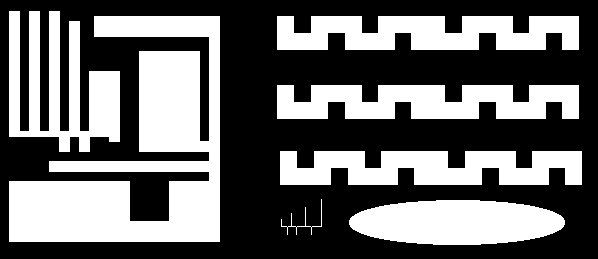
#> input picture src/lab13/ccl1.png, 598 x 259 px; the run also reads 1 picture not shown here
$ jupyter execute 13_ccl.ipynb
#> lines starting #> are read from the running program, lines starting #| are printed output that depends on the picture; after the words box and inside, x2 and y2 are one past the last pixel; in counts of white or black regions, pixels touching at a corner belong together
# Indeksacja. Prosta klasyfikacja obiektów.

## Cel ćwiczenia
- zapoznanie z dwuprzebiegowym algorytmem indeksacji (ang. *connected component labelling*):
- zapoznanie z prostą klasyfikacją obiektów z wykorzystaniem współczynników kształtu,
- zadanie domowe: zmodyfikowana indeksacja dwuprzebiegowa i indeksacja jednoprzebiegowa.

## Indeksacja

Większość dotychczas poznanych i wykorzystywanych algorytmów przetwarzania obrazu wykonywała operacje na całym obrazie (lub co najwyżej dokonywany był podział obiekt/obiekty - tło. Np. różne metody segmentacji).
Patrząc na poniższny rysunek człowiek widzi dwa kwadraty.

Dla automatycznego systemu analizy i rozpoznawania obrazów przejście od etapu obiekty/tło do wyróżnienia dwóch kwadratów nie jest takie oczywiste i wymaga zastosowania jakieś formy indeksacji - czyli przypisania każdemu z pikseli uznanych za należące do obiektów (tu białych) jakieś etykiety (w naszym przypadku będą to dwie etykiety, ew. dodatkowa oznaczająca tło).

W tej części ćwiczenia zaprezentowany zostanie tzw. dwuprzebiegowy algorytm indeksacji (ang. *two-pass connected component labelling*).
Jego nazwa związana jest z koniecznością wykonania dwukrotnego odwiedzenia każdego z pikseli obrazu (dwie pętle/iteracje po obrazie).
Istnieją również tzw. jednoprzebiegowe algorytmy indeksacji.

## Opis algorytmu

- Na wejściu mamy obraz po binaryzacji - zakładamy, że piksele białe ('1', '255') należą do obiektów, tło jest czarne.

- W pierwszej iteracji obraz analizujemy linia po linii, od lewej do prawej, aż do napotkania pierwszego piksela o wartości różnej od '0'.
  W tej sytuacji dokonujemy analizy otoczenia piksela:


  gdzie: **X**  rozważany piksel, **A,B,C,D** - sąsiedzi z otoczenia.
  Uwaga. W przykładzie pokazano tzw. sąsiedztwo 8-elementowe.
  Niekiedy stosuje się również wersję 4-elementową (praktycznie bardzo rzadko).
  Wtedy analizie podlegałyby by tylko piksele **B** i **D**.

- Możliwe są następujące przypadki dla otoczenia __A,B,C,D__:
    - (a) wszystkie należą do tła __A,B,C,D == 0__.
      Wtedy znaleziony piksel __X__ należy do nowego obiektu - nadajemy mu zatem etykietę __X = L+1__ - przez __L__ rozumiemy poprzednią etykietę.
	  Uwaga. Przed uruchomieniem algorytmu __L__ należy zainicjować wartością  '1'
    - (b) jeden lub więcej pikseli ma przypisaną aktualną etykietę **L**.
	  Wtedy rozważanemu pikselowi przypisujemy etykietę **X = L**.
    - (c) w otoczeniu występują piksele o różnych etykietach np. *L1* i *L2*.
	  Wtedy przyjmuje się zasadę, że rozważanemu pikselowi *X* przypisuje się mniejszą z wartości *L1* i *L2* (*X = min(L1,L2)*).

## Implementacja:

- Wczytaj obraz *ccl1.png*, wyświetl go.
  Po krótkiej analizie można zauważyć, że występuje na nim 7 odrębnych obiektów.
      Ich ``wykrycie'' będzie naszym celem.

[cell 1]
import os
import cv2
import matplotlib.pyplot as plt
import numpy as np
import requests

URL = "https://raw.githubusercontent.com/vision-agh/poc_sw/master/13_CCL/"

CCL_FILENAME = "ccl1.png"
SHAPES_FILENAME = "shapes.png"
SHAPES_REAL_FILENAME = "shapesReal.png"

for filename in [CCL_FILENAME, SHAPES_FILENAME, SHAPES_REAL_FILENAME]:
    if not os.path.exists(filename):
        r = requests.get(URL + filename, allow_redirects=True)
        open(filename, "wb").write(r.content)


def show_grayscale_image(ax, image, title=None, matshow=False, cmap="gray"):
    interpolation = "none" if matshow else "antialiased"
    ax.axis("off")

    ax.imshow(image, cmap, interpolation=interpolation)

    if ax == plt:
        plt.title(title)
    else:
        ax.set_title(title)


ccl_image = cv2.imread(CCL_FILENAME, flags=cv2.IMREAD_GRAYSCALE)
#> ccl_image: shape (259, 598); 41.1% white; 7 white regions, largest, box (x1, y1, x2, y2) and area: (9, 16, 220, 242) 23561, (9, 11, 120, 152) 8081, (277, 16, 579, 50) 8024

_, ax = plt.subplots(figsize=(11, 6))
show_grayscale_image(ax, ccl_image, matshow=True)

- Na podstawie opisu algorytmu podanego wcześniej zaimplementuj tzw. pierwszą fazę indeksacji (ang. _first pass_):
    - uwaga ogólna - algorytm jest dość prosty i łatwy w implementacji,
    - obliczenia powinny odbywać się w pętlach `for` - iteracja po całym obrazku.
      Warto pominąć pierwszy wiersz i pierwszą oraz ostatnią kolumnę, aby  wyeliminować problem z brakiem kontekstu (można np. założyć, że pikseli brzegowych nie ma, bo wcześniej wykonane zostało morfologiczne czyszczenie brzegu).
    - dla przypomnienia iteracja po macierzy w Python - pętla zewnętrzna - wiersze, pętla wewnętrzna - kolumny – tj. pierwsza współrzędna to wiersz, a druga kolumna,
    - rozmiar obrazka można odczytać np. poleceniem: `yy, xx = img.shape`
      Przy takim przypisaniu `yy` oznacza liczbę wierszy (wysokość obrazka), a `xx` liczbę kolumn (szerokość obrazka),
    - działania podejmujemy tylko w przypadku, gdy aktualnie analizowany piksel ma wartość różną od zera (gdy należy do obiektu),
    - najtrudniejszym elementem jest analiza otoczenia piksela i stwierdzenie, z którym z przypadków (a), (b) czy (c) mamy do czynienia.
      Problem można rozwiązać jakkolwiek (tylko dobrze), poniżej prezentowana jest jedna z możliwości.
    - na początku tworzymy listę pikseli, które stanowią otoczenie piksela X (A, B, C, D) np: ` neighbours = [img[j - 1, i - 1], ... `
    - następnie sprawdzamy czy nie występuje przypadek (a) - czyli czy suma sąsiadów nie wynosi 0 -  ` neigh_sum = np.sum(neighbours)`, jeżeli tak to `X = L` oraz `L=L+1`.
      Uwaga proszę nie zapomnieć zainicjalizować etykiety `L` wartością 1.
    - jeżeli `neigh_sum > 0`, mamy do czynienia z przypadkiem (b) lub (c).
      Eliminujemy zerowe elementy z listy `sasiedzi` (`neighbours = filter(lambda x: x != 0, neighbours)`), a następnie znajdujemy minimum i maksimum nowej listy `neighbours` (funkcje `min` i `max` z _numpy_).
    - z przypadkiem (b) będziemy mieli do czynienia, gdy *minimum = maksimum*.
      Wtedy jako etykietę przypisujemy `X = minimum = maksimum`.
      Gdy *minimum != maksimum* mamy przypadek (c).
      Wtedy etykieta `X = minimum` - taką przyjmujemy konwencję,
    - uwaga 1 - algorytm operuje (czyta punkty z otoczenia i zapisuje kolejne indeksy L) na tym samym obrazie wejściowym,
    \item uwaga 2 - przed implementacją metody obsługi konfliktów przypadki (b) i (c) działają tak samo, ale dla potrzeb dalszych kroków należy je rozróżnić,

[cell 2]
def connected_component_labelling(image):
    height, width = image.shape
    result = np.zeros(shape=image.shape, dtype=np.uint8)

    current_label = 1
    for y in range(1, height):
        for x in range(1, width - 1):
            if image[y, x] == 0:
                continue

            delta_indexes = [
                (dy, dx)
                for dy in [-1, 0]
                for dx in [-1, 0, 1]
                if dy < 0 or dy == 0 and dx < 0
            ]
            indexes = [(y + dy, x + dx) for (dy, dx) in delta_indexes]

            neighbour_labels = [
                result[y2, x2] for (y2, x2) in indexes if result[y2, x2] > 0
            ]

            # New label
            if len(neighbour_labels) == 0:
                result[y, x] = current_label
                current_label += 1

            # Existing label
            else:
                result[y, x] = np.min(neighbour_labels)
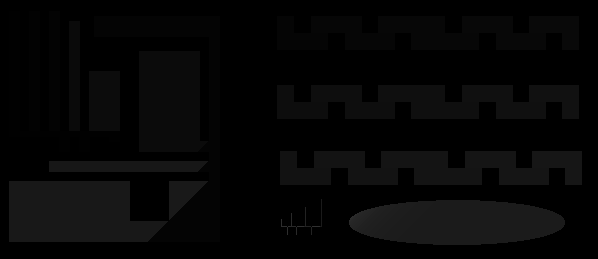
#> result: shape (259, 598); min 0, max 48, mean 6.1

    return result

- Wykonaj indeksację obrazu za pomocą zaimplementowanego algorytmu.
  Jeżeli wszystko zostało poprawnie napisane, to wynik powinien wyglądać mniej więcej tak jak na poniższym rysunku. Takie porównanie stanowić będzie pierwszy test poprawności implementacji algorytmu.


[cell 3]
result_image = connected_component_labelling(ccl_image)

print("Number of labels:", result_image.max())
#| Number of labels: 48

_, ax = plt.subplots(figsize=(12, 6))
show_grayscale_image(ax, result_image, matshow=True, cmap="gnuplot")

## Dyskusja:

- W wyniku indeksacji uzyskujemy obraz, na którym wyróżnionych jest wiele obiektów (dokładnie 48) - a faktycznie jest tylko 7. Zastanówmy się z czego to wynika.

- Zacznijmy od prostego przypadku przedstawionego na poniższym rysunku:


  Obraz analizowany jest linia po linii.
  Zatem pierwszą etykietę dostanie słupek po prawej.
  Późnej ten po lewej.
  Postępując zgodnie z podanym algorytmem, w pewnym momencie (piksel wyróżniony na obrazku) dojdzie do sytuacji, w której w otoczeniu danego piksela znajdą się dwie różne etykiety (tu: '1' i '2').
  Wtedy zgodnie z przyjętą metodologią przypisujemy niższą, tj. '1'.
  Problem jaki powstaje, to brak zapamiętania informacji o tym, że wystąpił taki konflikt tj. że powinno nastąpić połączenie etykiet '1' i '2'.
  Z tego powodu wynik działania algorytmu nie jest poprawny.

-  Przeanalizujmy jeszcze jeden, bardziej złożony przykład z rysunku poniżej:


   Słupek po prawej dostaje indeks '1', a po lewej '2'.
   W czwartej linii występuje piksel, który ma w swoim sąsiedztwie (A,B,C,D) same piksele czarne.
   Dlatego dostaje etykietę '3'.
   Jednak w następnym kroku okazuje się, że następuje konflikt '3' z '1' (połączenie).
   W kolejnym wierszu występuje konflikt '2' i '3'.
   Warto zwrócić uwagę, że w tym przypadku trzeba uniknąć sytuacji ''utraty'' informacji o połączeniu '1' z '2' przez '3'.

- W literaturze zaproponowano wiele sposobów reprezentacji i rozwiązywania przedstawionych konfliktów:
    - 2-krotki,
    - n-krotki,
    - tablica dwuwymiarowa,
    - grafy + przeszukiwanie grafu wgłąb.
 W obecnym ćwiczeniu zastosujemy ostatnie podejście, które jest najprostsze do realizacji.

- Opisane konflikty możemy przechowywać w strukturze zbiorów rozłącznych (ang. _union find_).
  Jest to zagadnienie znane z przedmiotu ''Algorytmy i struktury danych''.
  Poniżej zostanie zaprezentowane krótkie przypomnienie.

- Mamy $N$ obiektów. W naszym przypadku to jest $N$ etykiet.
  Chcemy przechowywać informację o sytuacji, w której następuje łączenie etykiet tj. interesują nas zbiory obiektów połączonych.
  Przykład trzech zbiorów zamieszczono na rysunku:


- W ramach rozważanej struktury implementuje się dwie operacje:
    - *find* (znajdź) - sprawdzenie czy dwa obiekty należą do tego samego zbioru połączonego,
	- *union* (połącz) - wprowadź połączenie pomiędzy dwoma obiektami.

- Z punktu widzenia naszych potrzeb ważna jest funkcja _union_. Przykład dodania połączenia pomiędzy obiektami '2' a'3' pokazano na rysunku:


- Strukturę oraz obie operacje można zaimplementować na kilka sposobów.
  Zainteresowanych odsyłam do literatury przedmiotu.
  My zastosujemy podejście _quick-union_.
  Nie jest ono specjalnie wydajnie, ale bardzo proste do implementacji.

- Nasz graf, w którym wierzchołki oznaczają etykiety, a krawędzie połączenia między etykietami, zapiszemy w tablicy jednowymiarowej `id[]` o rozmiarze $N$ (maksymalna liczba etykiet).
  Interpretacja pola w tablicy: `id[i]` jest rodzicem `i`.
  Korzeń elementu `i` jest dany jako: `id[id[id[...id[i]...]]]`.

- Przeanalizujmy jak to działa na prostym przykładzie.
  Mamy dany poetykietowany obraz:


  Występuje na nim pięć konfliktów oznaczonych A, B, C, D i E  (uwaga w trakcie działania algorytmu pojawią się właśnie w takiej kolejności).

- Sytuację wyjściową opisuje poniższy rysunek:


   Tablica `id` wypełniona jest kolejnymi indeksami.

- W algorytmie _quick-union_, aby połączyć elementy $p$ i $q$ należy ustawić $id$ korzenia $q$ pod adres korzenia elementu $p$.
Uwaga. Zakładamy, że $p$ < $q$.
Można to zapisać jako: `id[root(p)] = root(q)`.
Nasze pierwsze połączenie (A) to 4 z 2.
Po tej operacji sytuacja będzie wyglądać następująco:


W tym przypadku korzenieniem obu elementów są same elementy, zatem operacja jest dość prosta.

- Kolejny krok tj. połączenie  2 z 1 -  sytuacja B:


Element 1 jest korzeniem.
Element 2 już nie, ponieważ `id[2]==4`.
Sprawdzamy zatem `id[4]`.
Okazuje się, że `id[4] == 4` tj. jest to korzeń.
Zatem korzeniem dla elementu 2 jest 4.
Dokonujemy stosownej modyfikacji w tablicy `id[1] = 4`.

-  Kolejne połączenie to 6 z 3 (C):


- Kolejne połączenie to 5 z 1.


Szukamy korzenia elementu 1.
Znajdujemy, że to jest 4.
Zatem łączymy 5 i 4.

- Ostatnie połączenie to 6 z 5.


-  Ostatni krok to wykorzystanie informacji zawartej w tablicy `id` do wyznaczenia przekodowania LUT (ang. _look-up table_), które pozwoli nam nadać poprawne etykiety wszystkim pikselom.
      Zasadniczo sprowadza się on do obliczenia dla każdej możliwej etykiety jej korzenia.
      W naszym przypadku zawsze otrzymamy 6, gdyż wszystkie piksele są ze sobą połączone i stanowią jeden obiekt.

## Implementacja:

- Implementacja jest dużo prostsza i krótsza od powyższego opisu.
  Istotne jest tylko dobre zrozumienie algorytmu _union-find_.

- Potrzebne będą nam dwie funkcje pomocnicze:

    - `root` - obliczanie korzenia zgodnie z podanym opisem (odpowiednia pętla `while`). Funkcja pobiera indeks elementu oraz tablicę, a zwraca indeks korzenia.
    - `union` - realizacja operacji unii. Argumenty to indeksy `p` i `q` oraz tablica, a wyniki to zmodyfikowana tablica.

- Na początku, przed pierwszym przebiegiem algorytmu indeksacji, tworzymy tablicę `id` i inicjujemy ją wartościami od 1 do $N$.
  Dla rozważanego przykładu wystarczy $N = 100$.

- Następnie, w przypadku wystąpienia konfliktu (przypadek ()c)), tworzymy unię pomiędzy etykietą mniejszą i większą.

- Po pierwszym przebiegu tworzymy, w opisany powyżej sposób, przekodowanie LUT (pętla po `id` i funkcja `root`). Powstaje nam tablica `lut`.

- Implementujemy drugi przebieg po obrazie.
  Jest on bardzo prosty.
  Dla każdego piksela, który nie jest tłem (o etykiecie większej od 0) realizujemy przekodowanie LUT (`lut_table[img[j, i] - 1]`).
  Otrzymany w ten sposób obraz wyświetlamy.
  Powinniśmy uzyskać poprawne etykietowanie.

[cell 4]
from collections import deque


class UnionFind:
    def __init__(self) -> None:
        # Graph - each label has a list of connected labels
        self.__graph = {}
        self.__roots = None

    def add_label(self) -> int:
        new_label = len(self.__graph) + 1
        self.__graph[new_label] = []

        return new_label

    def make_union(self, p: int, q: int) -> None:
        self.__graph[p].append(q)
        self.__graph[q].append(p)

    def get_root(self, p: int) -> int:
        assert self.__roots is not None, "Execute `.calculate()` before accessing roots"

        return self.__roots[p]

    def calculate(self) -> None:
        roots = {label: None for label in self.__graph.keys()}

        current_root_label = 1
        for label in self.__graph.keys():
            if roots[label] is not None:
                continue

            neighbours = self.__bfs(label)
            for neighbour in neighbours:
                roots[neighbour] = current_root_label
            current_root_label += 1

        self.__roots = roots

    def __bfs(self, starting_label: int) -> list[int]:
        queue = deque()
        queue.append(starting_label)

        visited = {label: False for label in self.__graph.keys()}
        result = []

        while len(queue) > 0:
            label = queue.popleft()
            if visited[label]:
                continue

            visited[label] = True
            result.append(label)
            for neighbour in self.__graph[label]:
                if not visited[neighbour]:
                    queue.append(neighbour)

        return result


def fixed_ccl(image):
    height, width = image.shape
    result_img = np.zeros(shape=image.shape, dtype=np.uint8)
    union_find = UnionFind()

    for y in range(1, height):
        for x in range(1, width - 1):
            if image[y, x] == 0:
                continue

            delta_indexes = [
                (dy, dx)
                for dy in [-1, 0]
                for dx in [-1, 0, 1]
                if dy < 0 or dy == 0 and dx < 0
            ]
            indexes = [(y + dy, x + dx) for (dy, dx) in delta_indexes]

            neighbour_labels = [
                result_img[y2, x2] for (y2, x2) in indexes if result_img[y2, x2] > 0
            ]

            # New label
            if len(neighbour_labels) == 0:
                new_label = union_find.add_label()
                result_img[y, x] = new_label

            # One neighbour
            elif min(neighbour_labels) == max(neighbour_labels):
                result_img[y, x] = neighbour_labels[0]

            # Two neighbours
            else:
                label1, label2 = min(neighbour_labels), max(neighbour_labels)
                union_find.make_union(label1, label2)

                result_img[y, x] = label1

    union_find.calculate()

    for y in range(height):
        for x in range(width):
            if result_img[y, x] == 0:
                continue

            result_img[y, x] = union_find.get_root(result_img[y, x])
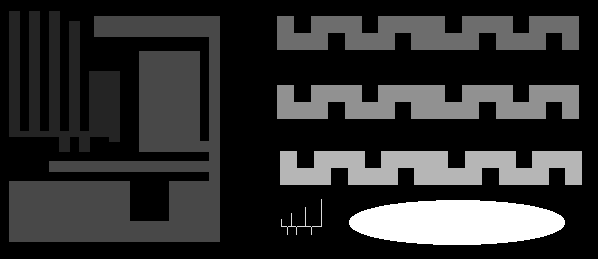
#> result_img: shape (259, 598); min 0, max 7, mean 1.33; drawn with min black and max white

    return result_img

[cell 5]
result_image = fixed_ccl(ccl_image)

print("Number of labels:", result_image.max())
#| Number of labels: 7

_, ax = plt.subplots(figsize=(12, 6))
show_grayscale_image(ax, result_image, matshow=True, cmap="gnuplot")

## Indeksacja wbudowana w OpenCV

W OpenCV dostępna jest funkcja `connectedComponents`, która pozwala wykonać indeksację.
Proszę sprawdzić jej działanie na używanym wcześniej obrazie.

[cell 6]
_, result_image = cv2.connectedComponents(ccl_image)
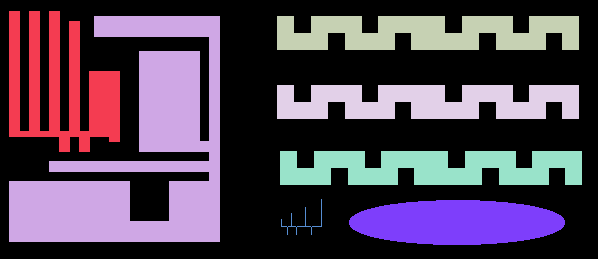
#> result_image: shape (259, 598) int32; 8 distinct labels, from 0 to 7; one colour per label, 0 black

print("Number of labels:", result_image.max())
#| Number of labels: 7

_, ax = plt.subplots(figsize=(12, 6))
show_grayscale_image(ax, result_image, matshow=True, cmap="gnuplot")

## Rozpoznawanie obiektów z wykorzystaniem współczynników kształtu

Współczynniki kształtu są pewnymi parametrami liczbowymi opisującymi kształt obiektu.
Pozwala to na użycie ich do automatycznego rozpoznawania obiektów.
Teoretycznie współczynniki kształtu (dobre) powinny być niezależne od zmiany położenia obiektu, jego orientacji i wielkości.
W praktyce okazuje się jednak, że wartości współczynników zmieniają się w pewnym zakresie nawet dla obiektów należących do tych samych klas (te same kształty - przykład obracany kwadrat).
Wynika z tego konieczność uwzględnienia pewnej tolerancji wartości współczynników kształtu wykorzystywanych w praktycznych zastosowaniach analizy i rozpoznawania obrazu.

# Implementacja dla obrazu sztucznego

- Wczytaj obraz _shapes.png_.
  Wyświetl go.
  Pierwszym etapem zadania będzie wybranie współczynników kształtu i przedziałów ich wartości - takich, które pozwolą na wykrycie konkretnych kształtów.
  Do wyboru jest kwadrat lub krzyżyk (koło jest zbyt łatwe).

[cell 7]
shapes_image = cv2.imread(SHAPES_FILENAME, flags=cv2.IMREAD_GRAYSCALE)
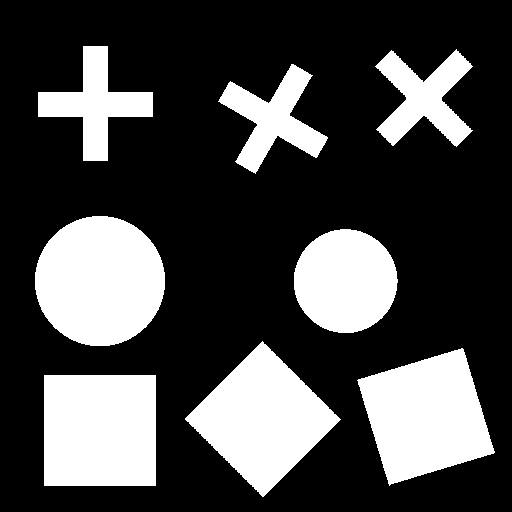
#> input picture src/lab13/shapes.png, 512 x 512 px
#> shapes_image: shape (512, 512); 28% white; 8 white regions, largest, box (x1, y1, x2, y2) and area: (35, 216, 165, 346) 13293, (44, 375, 156, 486) 12432, (185, 341, 341, 497) 12212

_, ax = plt.subplots(figsize=(12, 6))
show_grayscale_image(ax, shapes_image, matshow=False)

- Obok ''klasycznych'' współczynników kształtu tj. Blair-Bliss, Malinowskiej, Haralick, występują współczynniki będące pochodnymi momentów geometrycznych tzn. momenty Hu [https://en.wikipedia.org/wiki/Image_moment]. Wykorzystamy je w naszym ćwiczeniu.

- Pierwszy krok to indeksacja obrazu - poznana funkcja `connectedComponents`.
- Następnie w pętli, dla kolejnych obiektów wyznaczamy współczynniki Hu.
    - po pierwsze należy ''wybrać'' z obrazu dany obiekt np. `I = (ccl == s)*1` oraz `I = I.astype('uint8')`
    - po drugie obliczyć momenty geometryczne - `cv2.moments(I)`
    - po trzecie, na podstawie momentów, obliczyć momentu Hu `cv2.HuMoments(moments)`
- Mając wyznaczone współczynniki musimy jest przeanalizować. W tym celu dobrze ja jakoś wyświetlić w postaci macierzy - proszę to rozwiązać samodzielnie.

- Na podstawie analizy należy wybrać próg (jeden lub więcej) i zrealizować stosowną filtrację tj. usunąć ''niechciane'' kształty.

[cell 8]
def indexed_image_into_object_images(number_of_labels: int, indexed_image) -> list:
    result = []
    for i in range(1, number_of_labels):
        object_image = (indexed_image == i).astype(np.uint8)

        object_moments = cv2.moments(object_image)
        hu_moments = cv2.HuMoments(object_moments)

        result.append((hu_moments, object_image))

    return result


def detect_objects(image) -> list[tuple]:
    number_of_labels, indexed_image = cv2.connectedComponents(image)
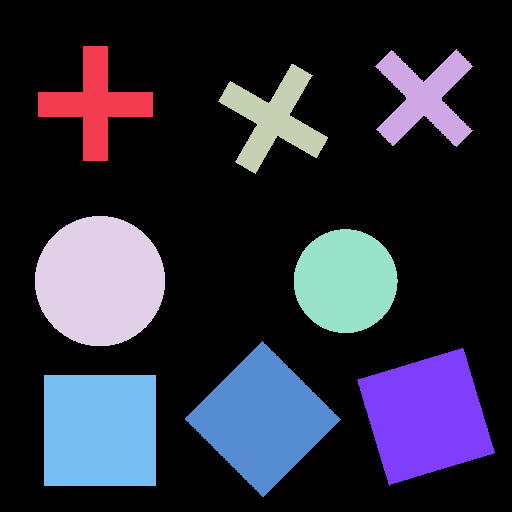
#> indexed_image: shape (512, 512) int32; 9 distinct labels, from 0 to 8; one colour per label, 0 black
#> number_of_labels = 9

    return indexed_image_into_object_images(number_of_labels, indexed_image)
#> (the rest of the program and of its run is left out)
